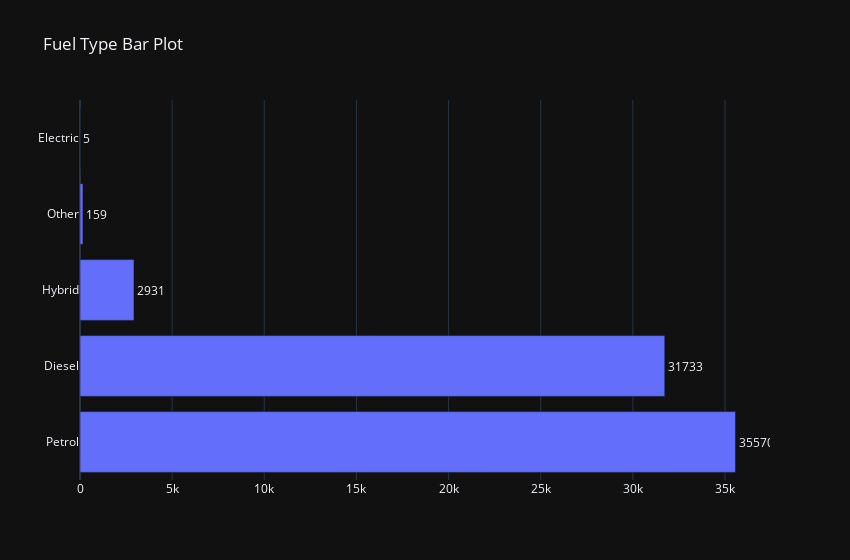

Notebook code cell kept with this figure:
### Code cell
fig = go.Figure()

to_plot = data['fuelType'].value_counts()

fig.add_trace(go.Bar(
    y = to_plot.index,
    x = to_plot.values,
    orientation = 'h',
    text = to_plot.values,
    textposition = 'outside',
))

fig.update_layout(
    autosize = False,
    width = 850,
    template = 'plotly_dark',
    title_text = 'Fuel Type Bar Plot'
)

### Figure 1 — Plotly figure (JSON) as saved in the notebook; plotly's stock layout.template omitted (floating-point values rounded to 4 significant figures)
{"data": [{"orientation": "h", "text": [35570, 31733, 2931, 159, 5], "textposition": "outside", "type": "bar", "x": [35570, 31733, 2931, 159, 5], "y": ["Petrol", "Diesel", "Hybrid", "Other", "Electric"]}], "layout": {"autosize": false, "title": {"text": "Fuel Type Bar Plot"}, "width": 850}}
